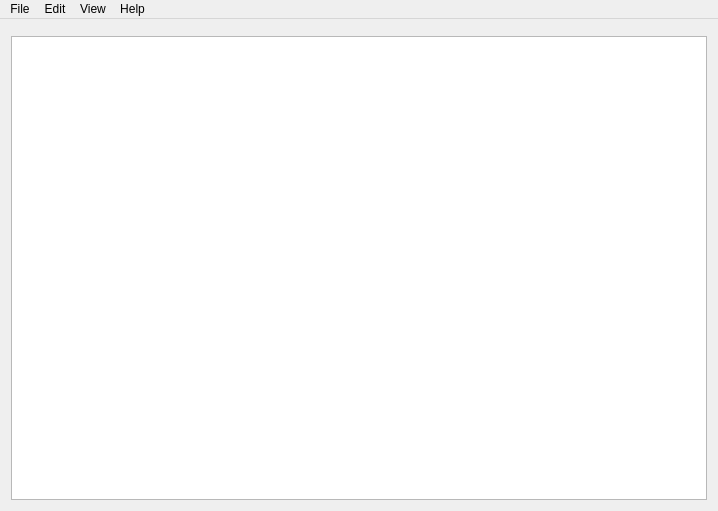
<?xml version="1.0" encoding="UTF-8"?>
<ui version="4.0">
 <class>MainWindow</class>
 <widget class="QMainWindow" name="MainWindow">
  <property name="geometry">
   <rect>
    <x>0</x>
    <y>0</y>
    <width>718</width>
    <height>511</height>
   </rect>
  </property>
  <property name="windowTitle">
   <string>Project Cell Script Tester</string>
  </property>
  <widget class="QWidget" name="centralWidget">
   <layout class="QGridLayout" name="gridLayout">
    <item row="0" column="0">
     <widget class="ScriptEdit" name="frame">
      <property name="frameShape">
       <enum>QFrame::StyledPanel</enum>
      </property>
      <property name="frameShadow">
       <enum>QFrame::Raised</enum>
      </property>
     </widget>
    </item>
    <item row="1" column="0">
     <widget class="QTextEdit" name="textEdit">
      <property name="font">
       <font>
        <family>Courier New</family>
        <pointsize>10</pointsize>
       </font>
      </property>
      <property name="readOnly">
       <bool>true</bool>
      </property>
     </widget>
    </item>
   </layout>
  </widget>
  <widget class="QMenuBar" name="menuBar">
   <property name="geometry">
    <rect>
     <x>0</x>
     <y>0</y>
     <width>718</width>
     <height>21</height>
    </rect>
   </property>
   <widget class="QMenu" name="menuFile">
    <property name="title">
     <string>File</string>
    </property>
    <addaction name="actionRun"/>
    <addaction name="separator"/>
    <addaction name="actionSave_Script"/>
    <addaction name="actionLoad_Script"/>
    <addaction name="separator"/>
    <addaction name="actionQuit"/>
   </widget>
   <widget class="QMenu" name="menuHelp">
    <property name="title">
     <string>Help</string>
    </property>
    <addaction name="actionAbout"/>
   </widget>
   <widget class="QMenu" name="menuEdit">
    <property name="title">
     <string>Edit</string>
    </property>
    <addaction name="actionClear_Output"/>
   </widget>
   <widget class="QMenu" name="menuView">
    <property name="title">
     <string>View</string>
    </property>
    <addaction name="actionFullscreen"/>
   </widget>
   <addaction name="menuFile"/>
   <addaction name="menuEdit"/>
   <addaction name="menuView"/>
   <addaction name="menuHelp"/>
  </widget>
  <action name="actionAbout">
   <property name="text">
    <string>About</string>
   </property>
  </action>
  <action name="actionQuit">
   <property name="text">
    <string>Quit</string>
   </property>
   <property name="shortcut">
    <string>Esc</string>
   </property>
  </action>
  <action name="actionLoad_Script">
   <property name="text">
    <string>Load Script</string>
   </property>
   <property name="shortcut">
    <string>Ctrl+O</string>
   </property>
  </action>
  <action name="actionSave_Script">
   <property name="text">
    <string>Save Script</string>
   </property>
   <property name="shortcut">
    <string>Ctrl+S</string>
   </property>
  </action>
  <action name="actionClear_Output">
   <property name="text">
    <string>Clean Output</string>
   </property>
   <property name="shortcut">
    <string>Ctrl+Q</string>
   </property>
  </action>
  <action name="actionFullscreen">
   <property name="text">
    <string>Fullscreen</string>
   </property>
   <property name="shortcut">
    <string>F11</string>
   </property>
  </action>
  <action name="actionRun">
   <property name="text">
    <string>Run</string>
   </property>
   <property name="shortcut">
    <string>Ctrl+Space</string>
   </property>
  </action>
 </widget>
 <layoutdefault spacing="6" margin="11"/>
 <customwidgets>
  <customwidget>
   <class>ScriptEdit</class>
   <extends>QFrame</extends>
   <header>scriptedit.h</header>
   <container>1</container>
  </customwidget>
 </customwidgets>
 <resources/>
 <connections>
  <connection>
   <sender>actionQuit</sender>
   <signal>triggered()</signal>
   <receiver>MainWindow</receiver>
   <slot>close()</slot>
   <hints>
    <hint type="sourcelabel">
     <x>-1</x>
     <y>-1</y>
    </hint>
    <hint type="destinationlabel">
     <x>358</x>
     <y>255</y>
    </hint>
   </hints>
  </connection>
  <connection>
   <sender>actionFullscreen</sender>
   <signal>triggered()</signal>
   <receiver>MainWindow</receiver>
   <slot>toggleFullscreen()</slot>
   <hints>
    <hint type="sourcelabel">
     <x>-1</x>
     <y>-1</y>
    </hint>
    <hint type="destinationlabel">
     <x>358</x>
     <y>255</y>
    </hint>
   </hints>
  </connection>
  <connection>
   <sender>actionLoad_Script</sender>
   <signal>triggered()</signal>
   <receiver>MainWindow</receiver>
   <slot>loadScript()</slot>
   <hints>
    <hint type="sourcelabel">
     <x>-1</x>
     <y>-1</y>
    </hint>
    <hint type="destinationlabel">
     <x>358</x>
     <y>255</y>
    </hint>
   </hints>
  </connection>
  <connection>
   <sender>actionSave_Script</sender>
   <signal>triggered()</signal>
   <receiver>MainWindow</receiver>
   <slot>saveScript()</slot>
   <hints>
    <hint type="sourcelabel">
     <x>-1</x>
     <y>-1</y>
    </hint>
    <hint type="destinationlabel">
     <x>358</x>
     <y>255</y>
    </hint>
   </hints>
  </connection>
  <connection>
   <sender>actionClear_Output</sender>
   <signal>triggered()</signal>
   <receiver>MainWindow</receiver>
   <slot>cleanOutput()</slot>
   <hints>
    <hint type="sourcelabel">
     <x>-1</x>
     <y>-1</y>
    </hint>
    <hint type="destinationlabel">
     <x>358</x>
     <y>255</y>
    </hint>
   </hints>
  </connection>
  <connection>
   <sender>actionAbout</sender>
   <signal>triggered()</signal>
   <receiver>MainWindow</receiver>
   <slot>actionAbout()</slot>
   <hints>
    <hint type="sourcelabel">
     <x>-1</x>
     <y>-1</y>
    </hint>
    <hint type="destinationlabel">
     <x>358</x>
     <y>255</y>
    </hint>
   </hints>
  </connection>
  <connection>
   <sender>actionRun</sender>
   <signal>triggered()</signal>
   <receiver>MainWindow</receiver>
   <slot>runScript()</slot>
   <hints>
    <hint type="sourcelabel">
     <x>-1</x>
     <y>-1</y>
    </hint>
    <hint type="destinationlabel">
     <x>358</x>
     <y>255</y>
    </hint>
   </hints>
  </connection>
 </connections>
 <slots>
  <slot>toggleFullscreen()</slot>
  <slot>loadScript()</slot>
  <slot>saveScript()</slot>
  <slot>cleanOutput()</slot>
  <slot>actionAbout()</slot>
  <slot>runScript()</slot>
 </slots>
</ui>
